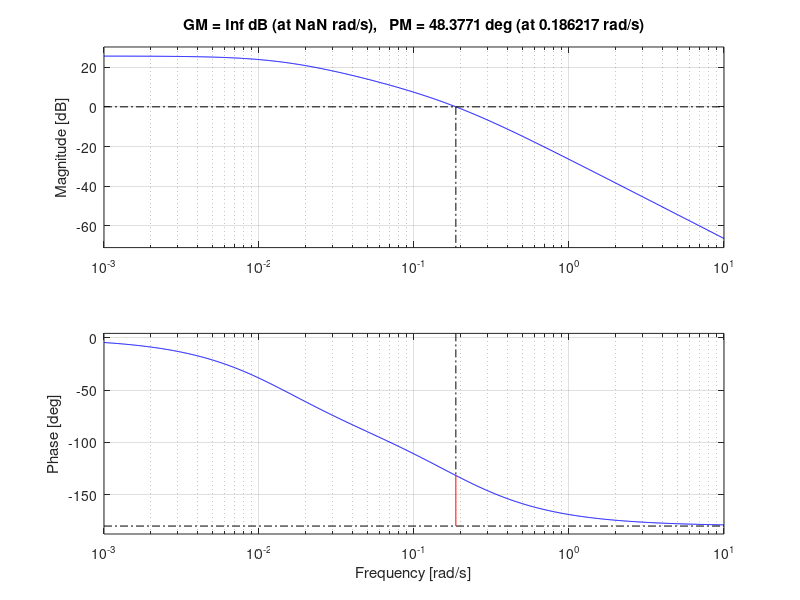

MATLAB code for this plot:
L=0.4;
Rs=0.015;
Rb=0.03;
ws=1/40;
wb=1/180;

ms=1000*pi*Rs^2*L;
mb=1000*pi*(Rb^2-Rs^2)*L;
cs=4185;
cb=cs;
hb=100;

S=2*pi*Rs*L;
alphas=2*ws/ms;
betas=hb*S/ms/cs;
sigmas=alphas+betas;

alphab=2*wb/mb;
betab=hb*S/mb/cb;
sigmab=alphab+betab;
Kt=0.05;
Ka=2.5;
% Premiere Partie
% Question 1
p = tf('p');
Ge = (2*alphas*betab)/(p^2+(sigmas+sigmab)*p+sigmas*sigmab-betas*betab);
% Ge
% Question 2
K0 = 1;
T = K0*Ka*Kt*Ge;
% T

% Question 3
F = feedback(T,1);
% F

% Question 4 
[Gm, Pm, Wcg, Wcp] = margin(T);
% Gm
% Pm
% Wcg
% Wcp
% grid on;

% Question 5 
step(5*F,600);
% grid on;

% Consigne de température
consigne = 5;

% Valeur finale de la sortie
theta_final = dcgain(F) * consigne;

% Erreur de position en Kelvin
erreur = consigne - theta_final;

% Erreur de position en pourcentage
erreur_pourcent = (erreur / consigne) * 100;

% Affichage des résultats
fprintf('Température finale : %.4f K\n', theta_final);
fprintf('Erreur de position : %.4f K\n', erreur);
fprintf('Erreur de position : %.2f %%\n', erreur_pourcent);


% Question 6
erreur = 0.05; % Erreur relative souhaitée : 5 %

K5 = (1/erreur - 1) / dcgain(Ka*Kt*Ge);

T5 = K5*Ka*Kt*Ge;
F5 = feedback(T5,1);

% Affichage du gain calculé
fprintf('K5 : %.4f \n', K5);
% Réponse à un échelon de 5 K
step(5*F5,600);
% grid on;

% Question 7 

nyquist(T5);
% grid on;

% Question 8 
margin(T5);
grid on;
